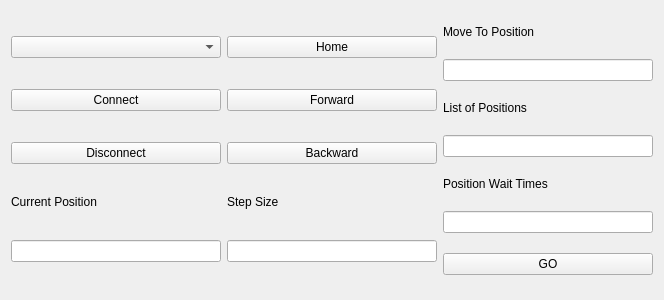
<?xml version="1.0" encoding="UTF-8"?>
<ui version="4.0">
 <class>stageWidget</class>
 <widget class="QWidget" name="stageWidget">
  <property name="geometry">
   <rect>
    <x>0</x>
    <y>0</y>
    <width>664</width>
    <height>300</height>
   </rect>
  </property>
  <property name="windowTitle">
   <string>Form</string>
  </property>
  <layout class="QHBoxLayout" name="horizontalLayout">
   <item>
    <layout class="QVBoxLayout" name="verticalLayout">
     <item>
      <widget class="QComboBox" name="Stage_List"/>
     </item>
     <item>
      <widget class="QPushButton" name="Connect_button">
       <property name="text">
        <string>Connect</string>
       </property>
      </widget>
     </item>
     <item>
      <widget class="QPushButton" name="Disconnect_button">
       <property name="text">
        <string>Disconnect</string>
       </property>
      </widget>
     </item>
     <item>
      <widget class="QLabel" name="label_3">
       <property name="sizePolicy">
        <sizepolicy hsizetype="Preferred" vsizetype="Fixed">
         <horstretch>0</horstretch>
         <verstretch>0</verstretch>
        </sizepolicy>
       </property>
       <property name="text">
        <string>Current Position</string>
       </property>
      </widget>
     </item>
     <item>
      <widget class="QLineEdit" name="Current_Position"/>
     </item>
    </layout>
   </item>
   <item>
    <layout class="QVBoxLayout" name="verticalLayout_3">
     <item>
      <widget class="QPushButton" name="Home_button">
       <property name="text">
        <string>Home</string>
       </property>
      </widget>
     </item>
     <item>
      <widget class="QPushButton" name="Forward_button">
       <property name="text">
        <string>Forward</string>
       </property>
      </widget>
     </item>
     <item>
      <widget class="QPushButton" name="Backward_button">
       <property name="text">
        <string>Backward</string>
       </property>
      </widget>
     </item>
     <item>
      <widget class="QLabel" name="label_2">
       <property name="sizePolicy">
        <sizepolicy hsizetype="Preferred" vsizetype="Fixed">
         <horstretch>0</horstretch>
         <verstretch>0</verstretch>
        </sizepolicy>
       </property>
       <property name="text">
        <string>Step Size</string>
       </property>
      </widget>
     </item>
     <item>
      <widget class="QLineEdit" name="Step_Size_input"/>
     </item>
    </layout>
   </item>
   <item>
    <layout class="QVBoxLayout" name="verticalLayout_2">
     <item>
      <widget class="QLabel" name="label">
       <property name="sizePolicy">
        <sizepolicy hsizetype="Preferred" vsizetype="Fixed">
         <horstretch>0</horstretch>
         <verstretch>0</verstretch>
        </sizepolicy>
       </property>
       <property name="text">
        <string>Move To Position</string>
       </property>
      </widget>
     </item>
     <item>
      <widget class="QLineEdit" name="Move_To_input"/>
     </item>
     <item>
      <widget class="QLabel" name="label_4">
       <property name="sizePolicy">
        <sizepolicy hsizetype="Preferred" vsizetype="Fixed">
         <horstretch>0</horstretch>
         <verstretch>0</verstretch>
        </sizepolicy>
       </property>
       <property name="text">
        <string>List of Positions</string>
       </property>
      </widget>
     </item>
     <item>
      <widget class="QLineEdit" name="Positions_input"/>
     </item>
     <item>
      <widget class="QLabel" name="label_5">
       <property name="sizePolicy">
        <sizepolicy hsizetype="Preferred" vsizetype="Fixed">
         <horstretch>0</horstretch>
         <verstretch>0</verstretch>
        </sizepolicy>
       </property>
       <property name="text">
        <string>Position Wait Times</string>
       </property>
      </widget>
     </item>
     <item>
      <widget class="QLineEdit" name="Wait_Time_input"/>
     </item>
     <item>
      <widget class="QPushButton" name="Go_button">
       <property name="text">
        <string>GO</string>
       </property>
      </widget>
     </item>
    </layout>
   </item>
  </layout>
 </widget>
 <resources/>
 <connections/>
</ui>
